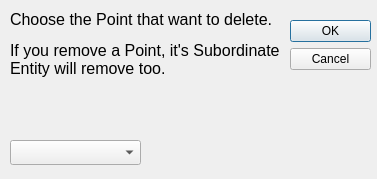
<?xml version="1.0" encoding="UTF-8"?>
<ui version="4.0">
 <class>Dialog</class>
 <widget class="QDialog" name="Dialog">
  <property name="geometry">
   <rect>
    <x>0</x>
    <y>0</y>
    <width>377</width>
    <height>179</height>
   </rect>
  </property>
  <property name="minimumSize">
   <size>
    <width>377</width>
    <height>179</height>
   </size>
  </property>
  <property name="maximumSize">
   <size>
    <width>377</width>
    <height>179</height>
   </size>
  </property>
  <property name="windowTitle">
   <string>Delete Point</string>
  </property>
  <property name="windowIcon">
   <iconset resource="../../icons.qrc">
    <normaloff>:/icons/delete.png</normaloff>:/icons/delete.png</iconset>
  </property>
  <property name="sizeGripEnabled">
   <bool>false</bool>
  </property>
  <property name="modal">
   <bool>true</bool>
  </property>
  <widget class="QDialogButtonBox" name="buttonBox">
   <property name="geometry">
    <rect>
     <x>290</x>
     <y>20</y>
     <width>81</width>
     <height>71</height>
    </rect>
   </property>
   <property name="orientation">
    <enum>Qt::Vertical</enum>
   </property>
   <property name="standardButtons">
    <set>QDialogButtonBox::Cancel|QDialogButtonBox::Ok</set>
   </property>
  </widget>
  <widget class="QLabel" name="label_3">
   <property name="geometry">
    <rect>
     <x>10</x>
     <y>10</y>
     <width>271</width>
     <height>111</height>
    </rect>
   </property>
   <property name="text">
    <string>&lt;html&gt;&lt;head/&gt;&lt;body&gt;&lt;p&gt;&lt;span style=&quot; font-size:12pt;&quot;&gt;Choose the Point that want to delete.&lt;/span&gt;&lt;/p&gt;&lt;p&gt;&lt;span style=&quot; font-size:12pt;&quot;&gt;If you remove a Point, it's Subordinate Entity will remove too.&lt;/span&gt;&lt;/p&gt;&lt;/body&gt;&lt;/html&gt;</string>
   </property>
   <property name="textFormat">
    <enum>Qt::RichText</enum>
   </property>
   <property name="alignment">
    <set>Qt::AlignLeading|Qt::AlignLeft|Qt::AlignTop</set>
   </property>
   <property name="wordWrap">
    <bool>true</bool>
   </property>
  </widget>
  <widget class="QComboBox" name="Entity">
   <property name="geometry">
    <rect>
     <x>10</x>
     <y>140</y>
     <width>131</width>
     <height>25</height>
    </rect>
   </property>
  </widget>
 </widget>
 <resources>
  <include location="../../icons.qrc"/>
 </resources>
 <connections>
  <connection>
   <sender>buttonBox</sender>
   <signal>accepted()</signal>
   <receiver>Dialog</receiver>
   <slot>accept()</slot>
   <hints>
    <hint type="sourcelabel">
     <x>248</x>
     <y>254</y>
    </hint>
    <hint type="destinationlabel">
     <x>157</x>
     <y>274</y>
    </hint>
   </hints>
  </connection>
  <connection>
   <sender>buttonBox</sender>
   <signal>rejected()</signal>
   <receiver>Dialog</receiver>
   <slot>reject()</slot>
   <hints>
    <hint type="sourcelabel">
     <x>316</x>
     <y>260</y>
    </hint>
    <hint type="destinationlabel">
     <x>286</x>
     <y>274</y>
    </hint>
   </hints>
  </connection>
 </connections>
</ui>
